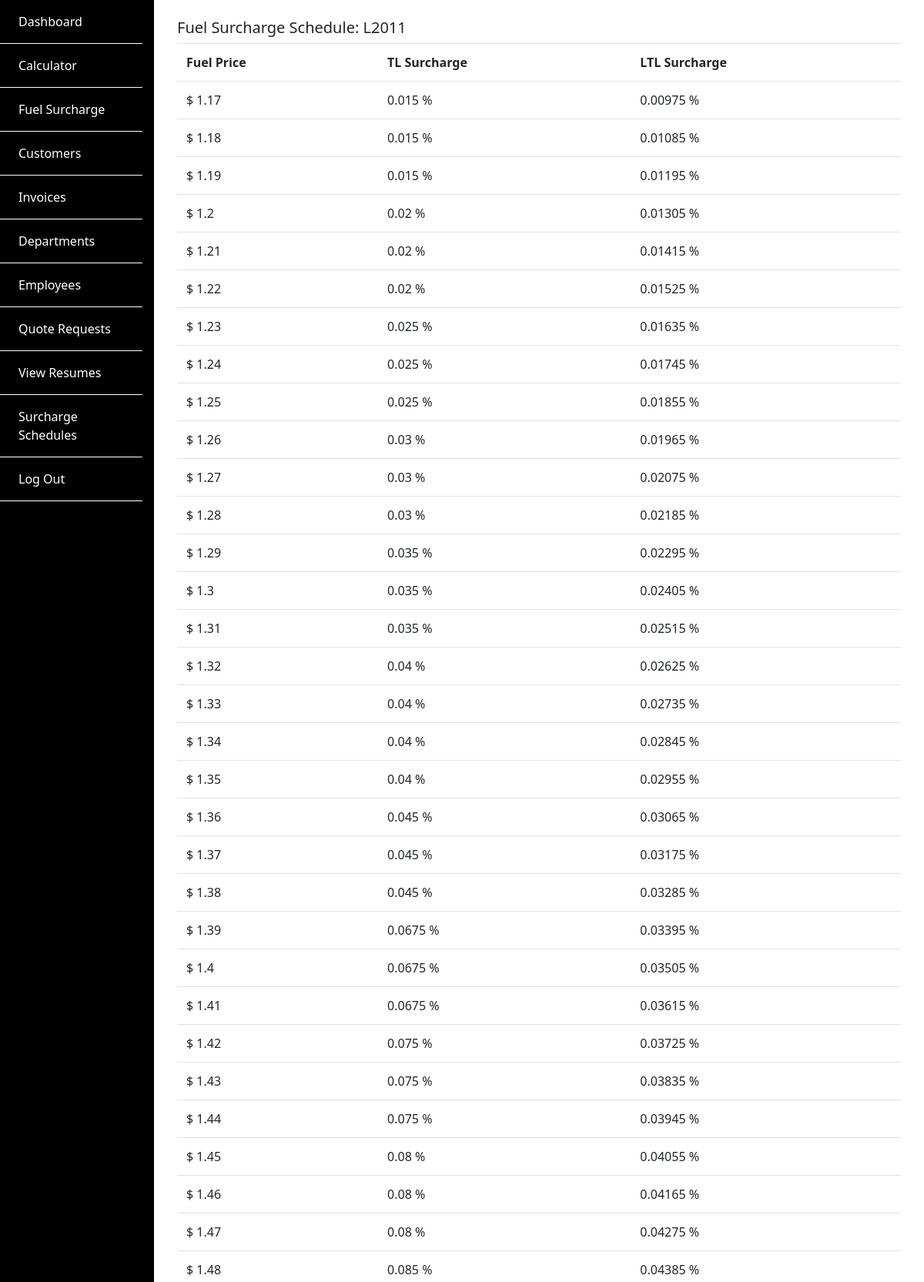
The app's page /schedule/64/ (signed in, upper part) with its own data.
### SiteApp/models.py (models this page shows, shortened)
class Schedule(models.Model):
    name = models.CharField(max_length=50)
    csv_file = models.FileField(upload_to='uploads/schedules/', null="True")

class ScheduleData(models.Model):
    schedule = models.ForeignKey(
        Schedule, on_delete=models.CASCADE, related_name="schedule_data")
    fuel_price = models.FloatField()
    tl_surcharge_percent = models.FloatField()
    ltl_surcharge_percent = models.FloatField()

### SiteApp/views.py (the view)
# urls.py: path('schedule/<int:id>/', views.ViewSchedule, name="view_schedule"),
@login_required
def ViewSchedule(request,id):
    schedule = Schedule.objects.get(id = id)
    schedule_data = ScheduleData.objects.filter(schedule = schedule)
    return render(request, 'SiteApp/view_schedule.html',{'schedule':schedule, 'schedule_data':schedule_data})

### SiteApp/templates/SiteApp/view_schedule.html
{% extends "backend_base.html" %} {% block content %}
<div class="container py-4">
  <h5>Fuel Surcharge Schedule: {{schedule.name}}</h5>
  <section>
    <table class="table">
      <tr>
        <th>Fuel Price</th>
        <th>TL Surcharge</th>
        <th>LTL Surcharge</th>
      </tr>
      {% for data in schedule_data %}
      <tr>
        <td>$ {{data.fuel_price}}</td>
        <td>{{data.tl_surcharge_percent}} %</td>
        <td>{{data.ltl_surcharge_percent}} %</td>
      </tr>
      {% endfor %}
    </table>
  </section>
</div>
{% endblock %}

### SiteApp/static/SiteApp/css/style.css (style rules this page uses)
* { font-family: "Noto Sans", sans-serif; transition: all ease-in 0.2s; }
html, body { height: 100%; min-height: 100%; }

### records on screen
Schedule: name "L2011"
ScheduleData: fuel_price "1.17", tl_surcharge_percent "0.015", ltl_surcharge_percent "0.00975"
ScheduleData: fuel_price "1.18", tl_surcharge_percent "0.015", ltl_surcharge_percent "0.01085"
ScheduleData: fuel_price "1.19", tl_surcharge_percent "0.015", ltl_surcharge_percent "0.01195"
ScheduleData: fuel_price "1.2", tl_surcharge_percent "0.02", ltl_surcharge_percent "0.01305"
ScheduleData: fuel_price "1.21", tl_surcharge_percent "0.02", ltl_surcharge_percent "0.01415"
ScheduleData: fuel_price "1.22", tl_surcharge_percent "0.02", ltl_surcharge_percent "0.01525"
ScheduleData: fuel_price "1.23", tl_surcharge_percent "0.025", ltl_surcharge_percent "0.01635"
ScheduleData: fuel_price "1.24", tl_surcharge_percent "0.025", ltl_surcharge_percent "0.01745"
ScheduleData: fuel_price "1.25", tl_surcharge_percent "0.025", ltl_surcharge_percent "0.01855"
ScheduleData: fuel_price "1.26", tl_surcharge_percent "0.03", ltl_surcharge_percent "0.01965"
ScheduleData: fuel_price "1.27", tl_surcharge_percent "0.03", ltl_surcharge_percent "0.02075"
ScheduleData: fuel_price "1.28", tl_surcharge_percent "0.03", ltl_surcharge_percent "0.02185"
ScheduleData: fuel_price "1.29", tl_surcharge_percent "0.035", ltl_surcharge_percent "0.02295"
ScheduleData: fuel_price "1.3", tl_surcharge_percent "0.035", ltl_surcharge_percent "0.02405"
ScheduleData: fuel_price "1.31", tl_surcharge_percent "0.035", ltl_surcharge_percent "0.02515"
ScheduleData: fuel_price "1.32", tl_surcharge_percent "0.04", ltl_surcharge_percent "0.02625"
ScheduleData: fuel_price "1.33", tl_surcharge_percent "0.04", ltl_surcharge_percent "0.02735"
ScheduleData: fuel_price "1.34", tl_surcharge_percent "0.04", ltl_surcharge_percent "0.02845"
ScheduleData: fuel_price "1.35", tl_surcharge_percent "0.04", ltl_surcharge_percent "0.02955"
ScheduleData: fuel_price "1.36", tl_surcharge_percent "0.045", ltl_surcharge_percent "0.03065"
ScheduleData: fuel_price "1.37", tl_surcharge_percent "0.045", ltl_surcharge_percent "0.03175"
ScheduleData: fuel_price "1.38", tl_surcharge_percent "0.045", ltl_surcharge_percent "0.03285"
ScheduleData: fuel_price "1.39", tl_surcharge_percent "0.0675", ltl_surcharge_percent "0.03395"
ScheduleData: fuel_price "1.4", tl_surcharge_percent "0.0675", ltl_surcharge_percent "0.03505"
ScheduleData: fuel_price "1.41", tl_surcharge_percent "0.0675", ltl_surcharge_percent "0.03615"
ScheduleData: fuel_price "1.42", tl_surcharge_percent "0.075", ltl_surcharge_percent "0.03725"
ScheduleData: fuel_price "1.43", tl_surcharge_percent "0.075", ltl_surcharge_percent "0.03835"
ScheduleData: fuel_price "1.44", tl_surcharge_percent "0.075", ltl_surcharge_percent "0.03945"
ScheduleData: fuel_price "1.45", tl_surcharge_percent "0.08", ltl_surcharge_percent "0.04055"
ScheduleData: fuel_price "1.46", tl_surcharge_percent "0.08", ltl_surcharge_percent "0.04165"
ScheduleData: fuel_price "1.47", tl_surcharge_percent "0.08", ltl_surcharge_percent "0.04275"
ScheduleData: fuel_price "1.48", tl_surcharge_percent "0.085", ltl_surcharge_percent "0.04385"
